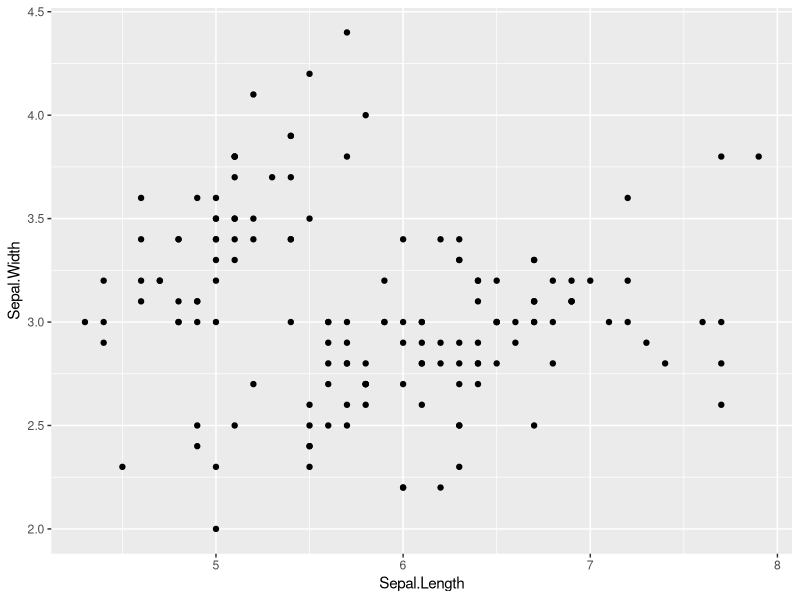
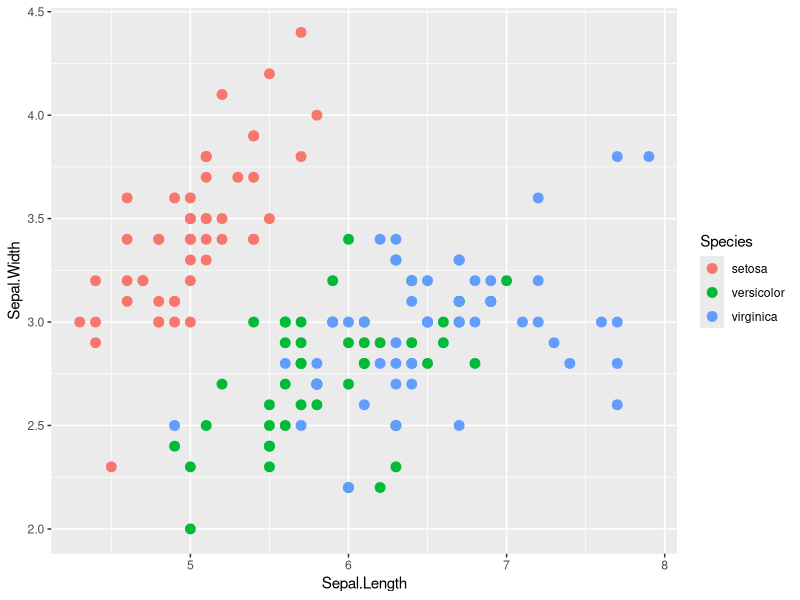
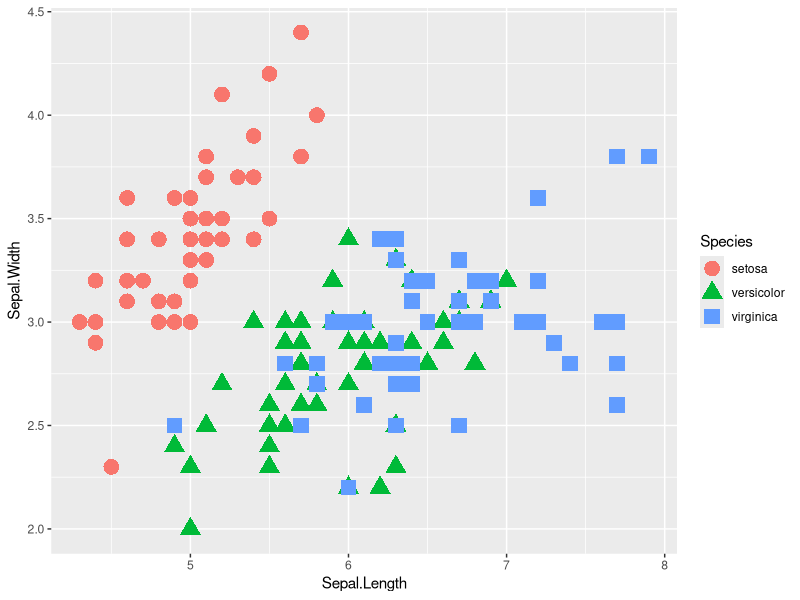
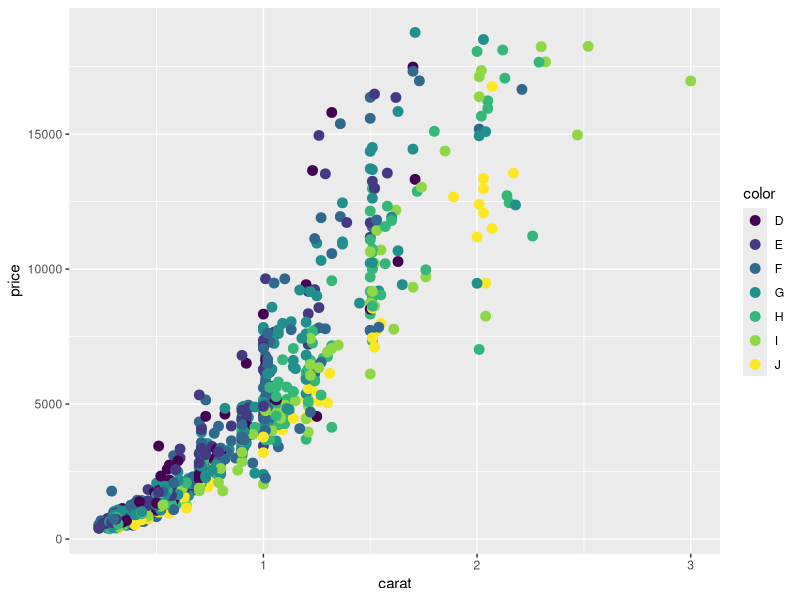

Reproduce these figures in R, in order.
# ggplot tutorial
# Arun Kumar Jalanila 
# Febraury 22,2014

#install packages ggplot2, plyr, ggthemes, reshape2
install.packages("ggplot2",dependencies = TRUE)
install.packages("plyr")
install.packages("ggthemes")
install.packages("reshape2")

#importing the library
library("ggplot2")
library("plyr")
library("ggthemes")
library("reshape2")

#creating a aesthetics for the iris data using length and width
myplot <- ggplot(data=iris,aes(x=Sepal.Length,y=Sepal.Width))

summary(myplot) #summary of the ggplot

#creating a geometry using geom_point along with ggplot then it will create a plot 

myplot + geom_point()

#creating a plot with adding color to each group using color attribute
myplot <- ggplot(data=iris,aes(x=Sepal.Length,y=Sepal.Width,color =Species)) 
myplot + geom_point(size=3)

#creating a plot with adding shape to each group using shape attribute in geom point
myplot <- ggplot(data=iris,aes(x=Sepal.Length,y=Sepal.Width,color =Species)) 
myplot + geom_point(aes(shape =Species),size=5)


#sampling thousand rows from diamonds data set and plotting using ggplot and geom_point
d2 <- diamonds[sample(1:dim(diamonds)[1],1000),] #sampling 1000 rows from total number of rows of diamonds data set
d2plot <- ggplot(data=d2,aes(x=carat,y=price,color=color))
d2plot + geom_point(size =3)


